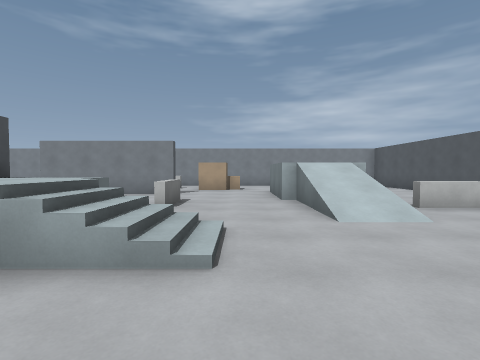
View 1 (above)

18 first-person views from a walk through a Godot game level. The camera is 1.4 m above the floor, tilts 2° down and sees 85° across. The floor is counted in squares, 2 m on a side. Each view is taken from the middle of a square. On the plan, view 1 faces up. The plan holds only what a view shows up to about 9 squares ahead; the rest is blank. Surface patterns are stand-ins for the level's own textures.

View 2
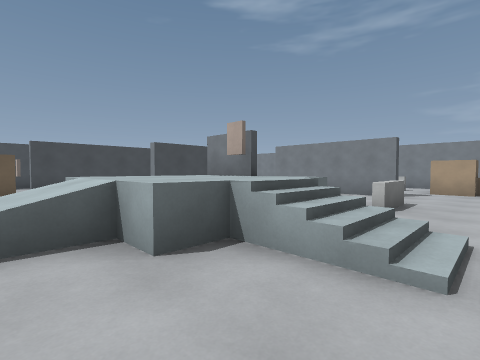

View 3
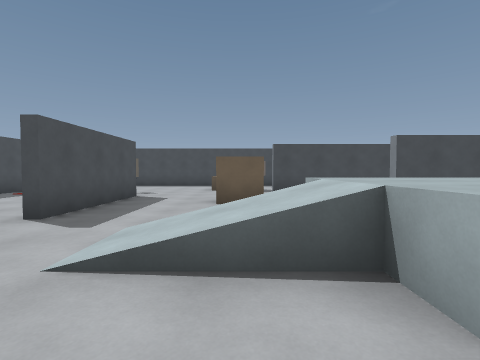

View 4
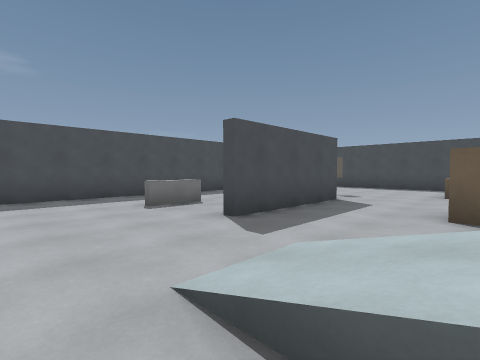

View 5
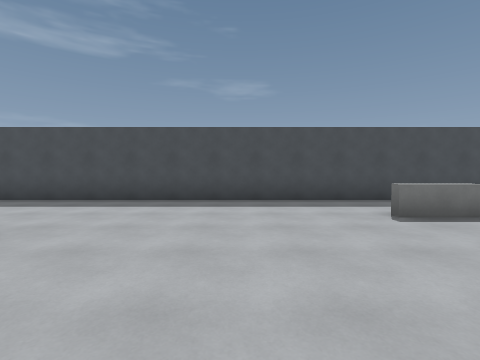

View 6
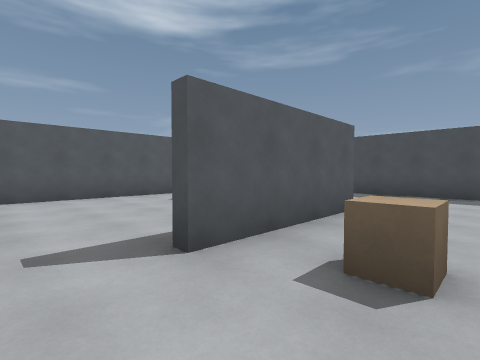

View 7
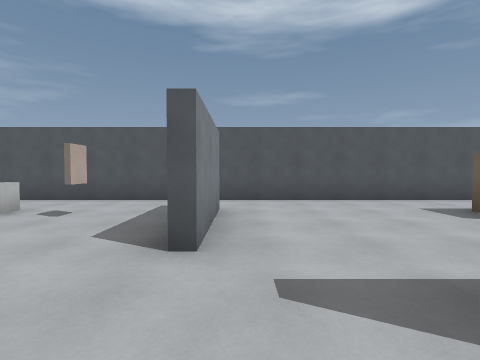

View 8
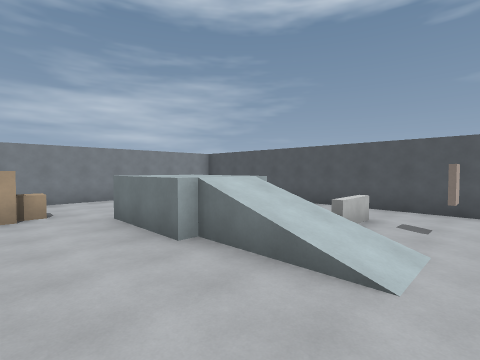

View 9
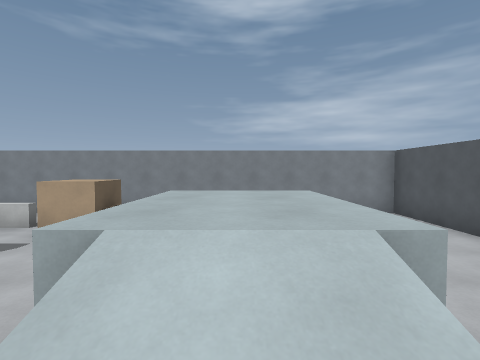

View 10
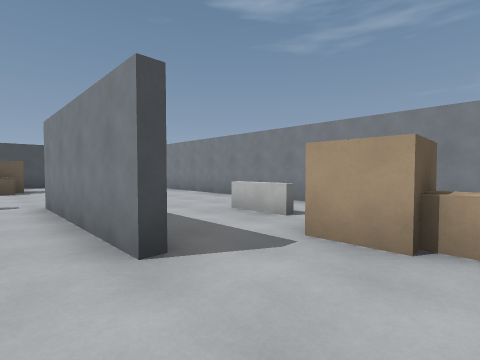

View 11
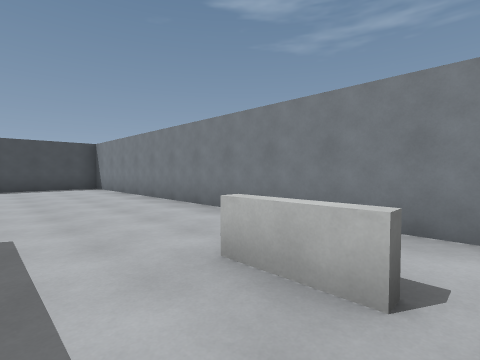

View 12
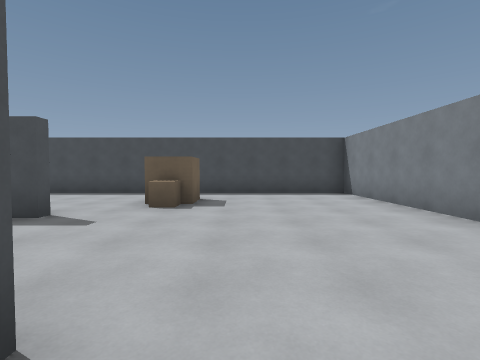

View 13
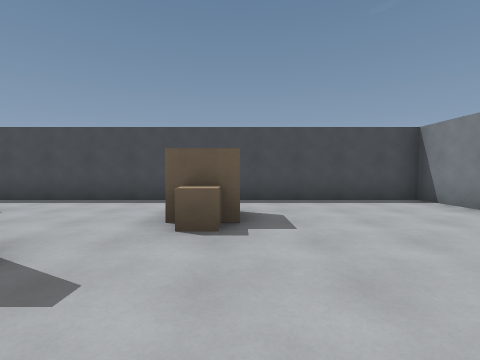

View 14
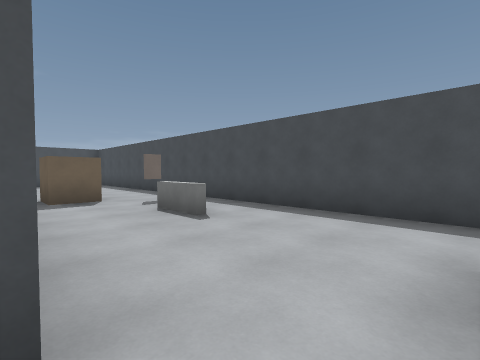

View 15
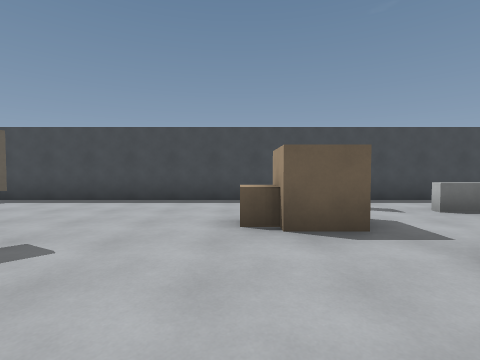

View 16
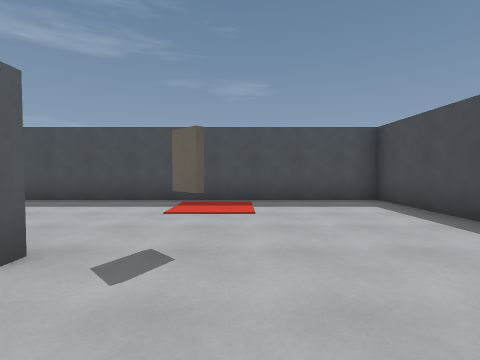

View 17
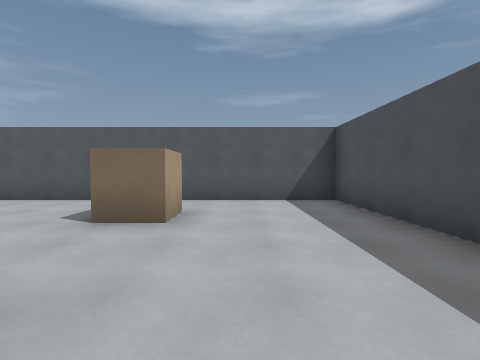

View 18
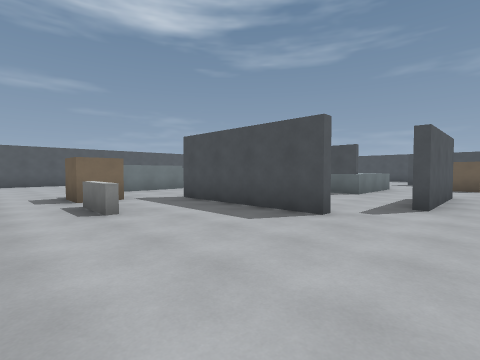

### Floor plan
Key: @ floor where view 1 was taken; # wall or solid block; . main floor; : floor 1.25 m higher than the main floor; + floor 1.75 m higher than the main floor; / step, stairs or slope; = window, fence, low wall or low ledge; B barrier; C crate; L block; O other object.
Columns run from 14 left of view 1 to 7 right of it. Each row starts with its distance up from view 1.
 13 ######################
 12 #................   .#
 11 #..........B......  .#
 10 #............CC...  .#
  9 #............../// ..#
  8 #..CC...####.../+/...#
  7 #..C...........#+/...#
  6 #......#..  B..///...#
  5 #....#.#..  B.../.B..#
  4 #....#.#.##=#.../.O..#
  3 #.B..#...=O:///......#
  2 #....# ..:::///..##. #
  1 #.O..# ..///#........#
  0 #..CC..C..//..@......#
 -1 #..C......//.C.#.....#
 -2 #..............#.....#
 -3 #...L.####.....#..C..#
 -4 #.................C..#
 -5 #........B...........#
 -6 #....................#
 -7 #....................#
 -8 ######################

Where each view was taken, in squares from view 1:
view 1: 0 up, 0 right, facing up
view 2: 0 up, 0 right, facing up-left
view 3: 0 up, 1 left, facing left
view 4: 0 up, 2 left, facing down-left
view 5: 1 down, 2 left, facing down
view 6: 1 up, 1 left, facing down-right
view 7: 1 up, 0 right, facing right
view 8: 3 up, 1 left, facing up-right
view 9: 5 up, 2 right, facing up
view 10: 7 up, 0 right, facing up-left
view 11: 9 up, 2 left, facing up-left
view 12: 9 up, 5 left, facing left
view 13: 8 up, 7 left, facing left
view 14: 7 up, 9 left, facing down-left
view 15: 1 down, 7 left, facing left
view 16: 1 down, 10 left, facing down
view 17: 5 down, 0 right, facing right
view 18: 12 up, 8 left, facing down-right
